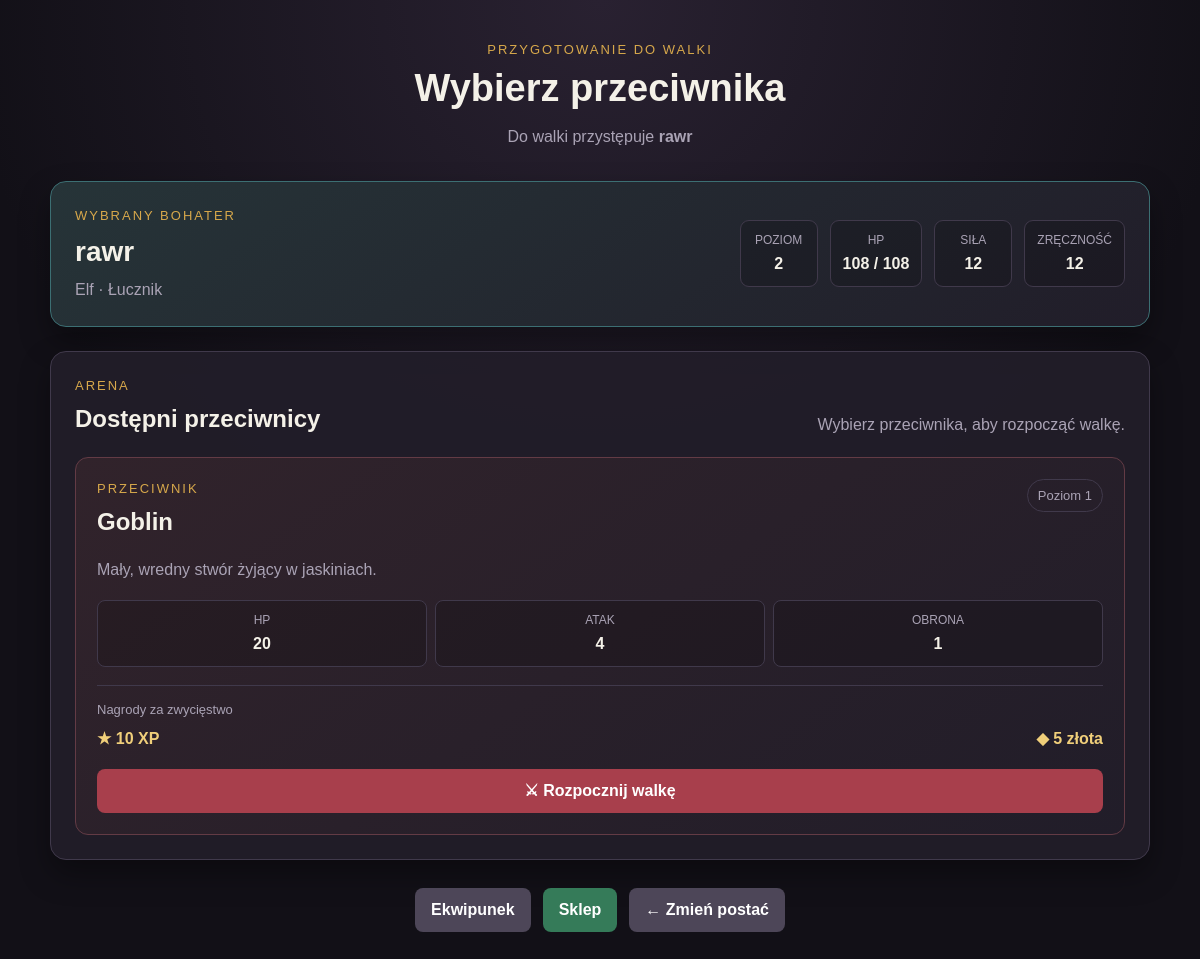
The app's page /game/battle/setup/1/, older data.
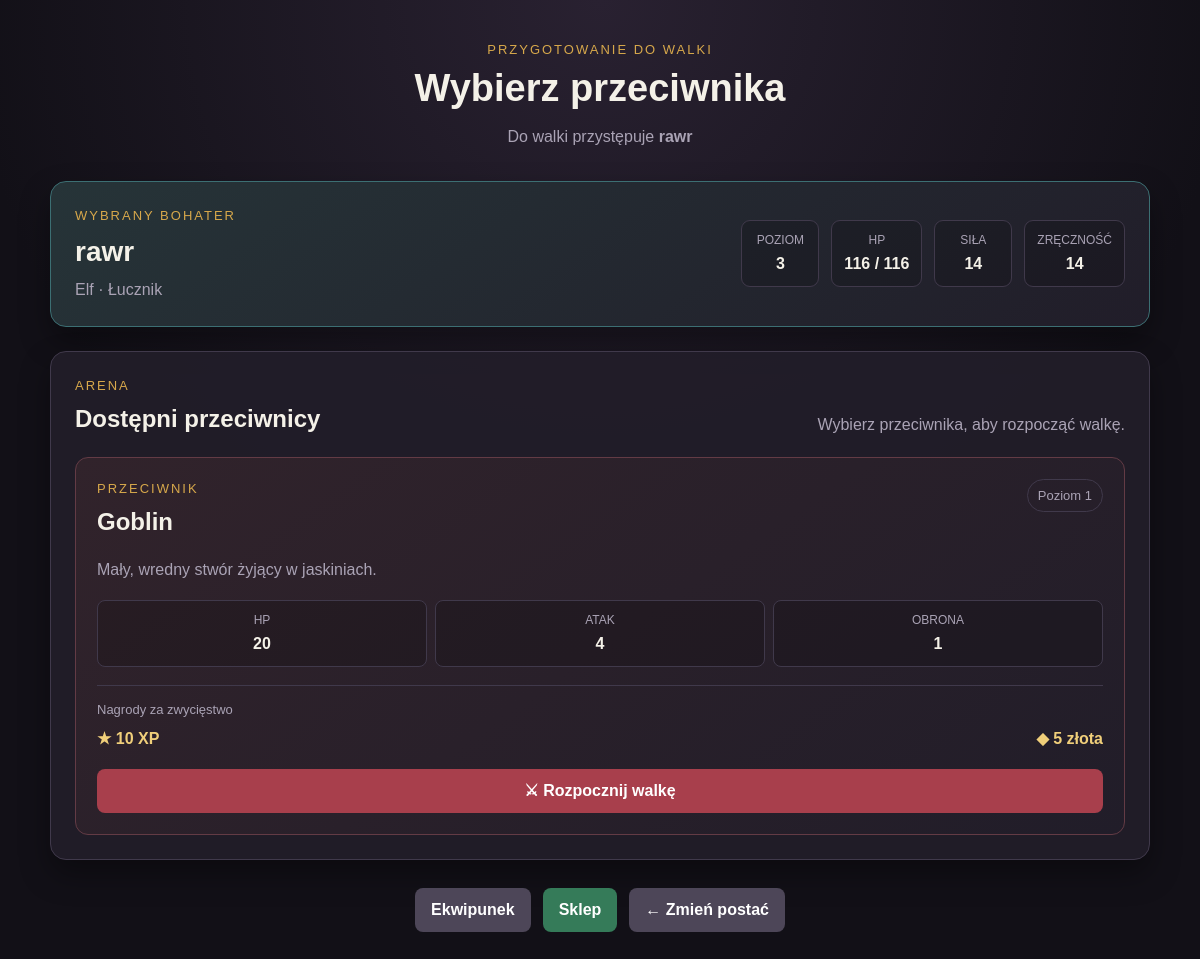
The same page, newer data.
### game/models/character.py (models this page shows, shortened)
class Character(models.Model):
    owner = models.ForeignKey(User, on_delete=models.CASCADE, verbose_name=_("Właściciel"))
    name = models.CharField(_("Nazwa"), max_length=50)
    race = models.ForeignKey(
        "Race",
        on_delete=models.PROTECT,
        verbose_name=_("Rasa")
    )
    character_class = models.ForeignKey(
        "CharacterClass",
        on_delete=models.PROTECT,
        verbose_name=_("Klasa postaci")
    )
    level = models.IntegerField(_("Poziom"), default=1)
    experience = models.IntegerField(_("Doświadczenie"), default=0)
    max_hp = models.IntegerField(_("Maksymalne HP"), default=100)
    current_hp = models.IntegerField(_("Aktualne HP"), default=100)
    max_mana = models.IntegerField(_("Maksymalna mana"), default=0)
    current_mana = models.IntegerField(_("Aktualna mana"), default=0)
    strength = models.IntegerField(_("Siła"), default=10)
    agility = models.IntegerField(_("Zręczność"), default=10)
    intelligence = models.IntegerField(_("Inteligencja"), default=10)
    gold = models.IntegerField(_("Złoto"), default=0)

class Race(models.Model):
    name = models.CharField(_("Nazwa"), max_length=50)
    description = models.TextField(_("Opis"), blank=True)
    hp_bonus = models.IntegerField(_("Bonus do HP"), default=0)
    mana_bonus = models.IntegerField(_("Bonus do many"), default=0)
    strength_bonus = models.IntegerField(_("Bonus do siły"), default=0)
    agility_bonus = models.IntegerField(_("Bonus do zręczności"), default=0)
    intelligence_bonus = models.IntegerField(_("Bonus do inteligencji"), default=0)

class CharacterClass(models.Model):
    name = models.CharField(_("Nazwa"), max_length=50, unique=True)
    description = models.TextField(_("Opis"), blank=True)
    base_hp = models.IntegerField(_("Bazowe HP"))
    base_mana = models.IntegerField(_("Bazowa mana"))
    base_strength = models.IntegerField(_("Siła bazowa"))
    base_agility = models.IntegerField(_("Zręczność bazowa"))
    base_intelligence = models.IntegerField(_("Inteligencja bazowa"))
    hp_growth = models.FloatField(_("Przyrost HP"))
    mana_growth = models.FloatField(_("Przyrost many"))
    strength_growth = models.FloatField(_("Przyrost siły"))
    agility_growth = models.FloatField(_("Przyrost zręczności"))
    intelligence_growth = models.FloatField(_("Przyrost inteligencji"))
    starting_weapon = models.ForeignKey(
        Item,
        on_delete=models.SET_NULL,
        null=True,
        blank=True,
        verbose_name=_("Broń startowa")
    )

### game/views.py (the view)
# urls.py: path("battle/setup/<int:character_id>/", views.battle_setup, name="battle_setup"),
def battle_setup(request, character_id):
    character = get_object_or_404(
        Character,
        id=character_id
    )
    enemies = Enemy.objects.all().order_by(
        "level",
        "is_boss",
        "name",
    )
    return render(request, "game/battle_setup.html", {
        "character": character,
        "enemies": enemies,
    })

### game/templates/game/battle_setup.html (shortened to what the changed rows need)
<!DOCTYPE html>
{% load static %}
<html lang="pl">
<head>
    <link
        rel="stylesheet"
        href="{% static 'game/css/common.css' %}"
    >
    <link
        rel="stylesheet"
        href="{% static 'game/css/battle_setup.css' %}"
    >
</head>
<body>
<main class="page-container">
    <header class="page-header">
        <h1>Wybierz przeciwnika</h1>
        <p class="page-subtitle">
            Do walki przystępuje
            <strong>{{ character.name }}</strong>
        </p>
    </header>
    <section class="selected-character">
        <div>
            <p class="section-label">Wybrany bohater</p>
            <h2>{{ character.name }}</h2>
            <p class="character-description">
                {{ character.race.name }}
                ·
                {{ character.character_class.name }}
            </p>
        </div>
        <ul class="character-statistics">
            <li>
                <span>Poziom</span>
                <strong>{{ character.level }}</strong>
            </li>
            <li>
                <span>HP</span>
                <strong>
                    {{ character.current_hp }}
                    / {{ character.max_hp }}
                </strong>
            </li>
            <li>
                <span>Siła</span>
                <strong>{{ character.strength }}</strong>
            </li>
            <li>
                <span>Zręczność</span>
                <strong>{{ character.agility }}</strong>
            </li>
        </ul>
    </section>
    <section class="panel">
        <div class="section-heading">
            <div>
                <h2>Dostępni przeciwnicy</h2>
            </div>
        </div>
    </section>
</main>
</body>
</html>

Row changes from the older to the newer data that the page shows:
changed Character "rawr": level "2" → "3"; current_hp "108" → "116"; max_hp "108" → "116"; strength "12" → "14"; agility "12" → "14"
